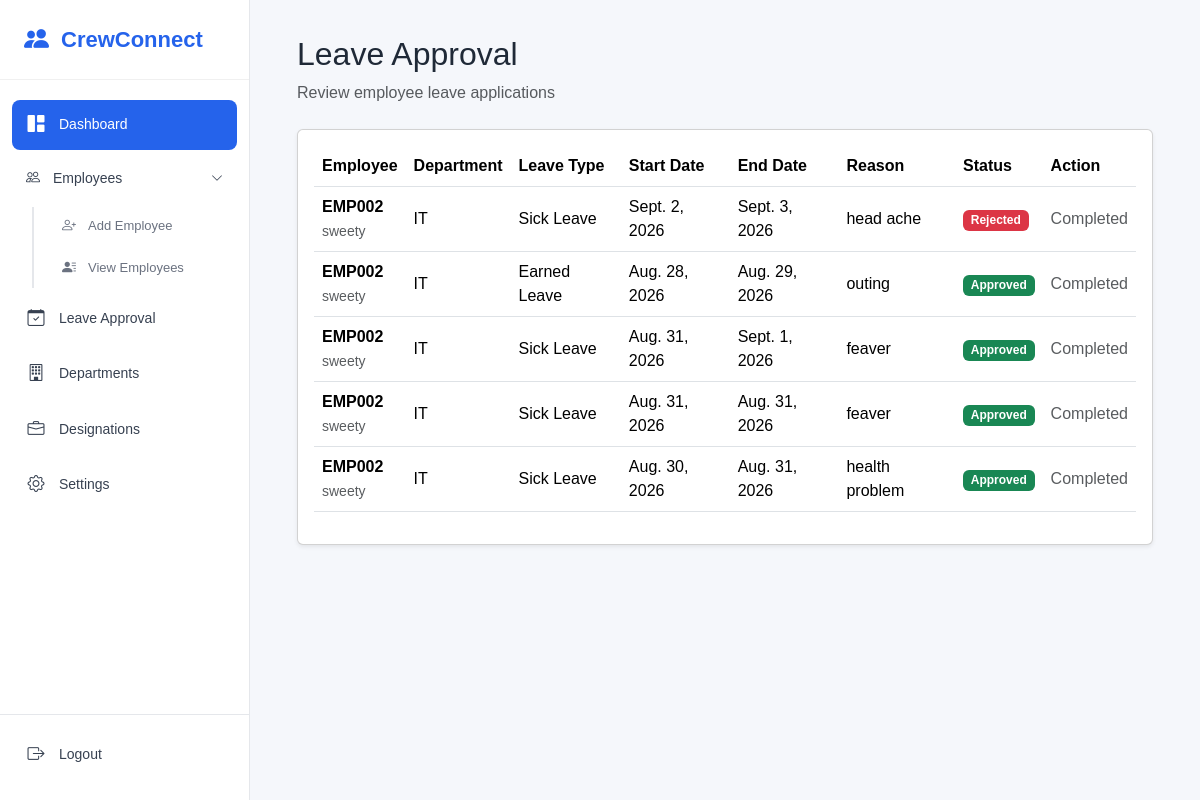
Screenshot of /leave_approve/ (signed in) with the database file from the repository.
### hr/models.py (models this page shows, shortened)
class Leave(models.Model):
    LEAVE_TYPES = [("EL", "Earned Leave"),("SL", "Sick Leave"),]
    STATUS_CHOICES = [("Pending", "Pending"),("Approved", "Approved"),("Rejected", "Rejected"),]
    employee = models.ForeignKey(Employee,on_delete=models.CASCADE,related_name="leaves")
    leave_type = models.CharField(max_length=10,choices=LEAVE_TYPES)
    start_date = models.DateField()
    end_date = models.DateField()
    reason = models.TextField()
    status = models.CharField(max_length=20,choices=STATUS_CHOICES,default="Pending")
    applied_date = models.DateTimeField(auto_now_add=True)

class Employee(models.Model):
    EMPLOYMENT_TYPES = [
        ("Permanent", "Permanent"), #("database_value", "display_value")
        ("Contract", "Contract"),
        ("Part-time", "Part-time"),
        ("Intern", "Intern"),
    ]
    user = models.OneToOneField(User,on_delete=models.CASCADE,null=True,blank=True) # for one user have one employee
    employee_id = models.CharField(max_length=20,unique=True)
    name = models.CharField(max_length=100)
    email = models.EmailField(unique=True)
    phone = models.CharField(max_length=15)
    department = models.ForeignKey(Department,on_delete=models.PROTECT) # we cannot delete any employees present in this dept
    designation = models.ForeignKey(Designation,on_delete=models.PROTECT)# we cannot delete any employees present in this design
    joining_date = models.DateField()
    employment_type = models.CharField(max_length=20,choices=EMPLOYMENT_TYPES)
    salary = models.DecimalField(max_digits=10,decimal_places=2)
    address = models.TextField()
    status = models.BooleanField(default=True)

class Department(models.Model):
    name = models.CharField(max_length=100, unique=True)

### hr/views.py (the view)
# urls.py: path("leave_approve/",views.leave_approve,name='leave_approve'),
@login_required
def leave_approve(request):
   if Employee.objects.filter(user=request.user).exists():
       return redirect("employee_dashboard")
   leaves = Leave.objects.select_related(
       "employee",
       "employee__department",
       "employee__designation"
   ).order_by("-applied_date")
   return render(
       request,
       "leave_approval.html",
       {
           "leaves": leaves,
           "is_employee": False,
       }
   )

### templates/leave_approval.html (shortened to what this page needs)
{% extends "base.html" %}
{% block content %}
<div class="container-fluid">
    <div class="mb-4">
        <h2>Leave Approval</h2>
        <p class="text-muted">
            Review employee leave applications
        </p>
    </div>
    <div class="card shadow-sm">
        <div class="card-body">
            {% if leaves %}
                <div class="table-responsive">
                    <table class="table table-hover align-middle">
                        <thead>
                            <tr>
                                <th>Employee</th>
                                <th>Department</th>
                                <th>Leave Type</th>
                                <th>Start Date</th>
                                <th>End Date</th>
                                <th>Reason</th>
                                <th>Status</th>
                                <th>Action</th>
                            </tr>
                        </thead>
                        <tbody>
                            {% for leave in leaves %}
                                <tr>
                                    <td>
                                        <strong>
                                            {{ leave.employee.employee_id }}
                                        </strong>
                                        <br>
                                        <small class="text-muted">
                                            {{ leave.employee.name }}
                                        </small>
                                    </td>
                                    <td>
                                        {{ leave.employee.department.name }}
                                    </td>
                                    <td>
                                        {{ leave.get_leave_type_display }}
                                    </td>
                                    <td>
                                        {{ leave.start_date }}
                                    </td>
                                    <td>
                                        {{ leave.end_date }}
                                    </td>
                                    <td>
                                        {{ leave.reason }}
                                    </td>
                                    <td>
                                        {% if leave.status == "Approved" %}
                                            <span class="badge bg-success">
                                                Approved
                                            </span>
                                        {% elif leave.status == "Rejected" %}
                                            <span class="badge bg-danger">
                                                Rejected
                                            </span>
                                        {% else %}
                                            <span class="badge bg-warning text-dark">
                                                Pending
                                            </span>
                                        {% endif %}
                                    </td>
                                    <td>
                                        {% if leave.status == "Pending" %}
                                            <form
                                                method="POST"
                                                action="{% url 'leave_action' leave.id %}"
                                                class="d-flex gap-2"
                                            >
                                                {% csrf_token %}
                                                <button
                                                    type="submit"
                                                    name="action"
                                                    value="approve"
                                                    class="btn btn-sm btn-success"
                                                >
                                                    Approve
                                                </button>
                                                <button
                                                    type="submit"
                                                    name="action"
                                                    value="reject"
                                                    class="btn btn-sm btn-danger"
                                                >
                                                    Reject
                                                </button>
                                            </form>
                                        {% else %}
                                            <span class="text-muted">
                                                Completed
                                            </span>
                                        {% endif %}
                                    </td>
                                </tr>
                            {% endfor %}
                        </tbody>
                    </table>
                </div>
            {% endif %}
        </div>
    </div>
</div>
{% endblock %}

### templates/base.html (shortened to what this page needs)
{% load static %}
<!DOCTYPE html>
<html lang="en">
<head>
    <link
        href="https://cdn.jsdelivr.net/npm/bootstrap@5.3.3/dist/css/bootstrap.min.css"
        rel="stylesheet"
    >
    <link
        rel="stylesheet"
        href="https://cdn.jsdelivr.net/npm/bootstrap-icons@1.11.3/font/bootstrap-icons.min.css"
    >
    {% block extra_css %}
    <link rel="stylesheet" href="{% static 'css/sidebar.css' %}">
    {% endblock %}
</head>
<body>
   {% if is_employee %}
    {% include "employee_sidebar.html" %}
{% else %}
    {% include "sidebar.html" %}
{% endif %}
    <div class="main-content">
        {% block content %}
        {% endblock %}
    </div>
</body>
</html>

### templates/sidebar.html (shortened to what this page needs)
<aside class="sidebar">
    <div class="logo">
        <i class="bi bi-people-fill"></i>
        <span>CrewConnect</span>
    </div>
    <nav class="sidebar-nav">
        <a href="{% url 'dashboard' %}" class="nav-item active">
            <i class="bi bi-grid-1x2-fill"></i>
            <span>Dashboard</span>
        </a>
        <div class="nav-section">
            <div class="nav-item">
                <div class="nav-item-left">
                    <i class="bi bi-people"></i>
                    <span>Employees</span>
                </div>
                <i class="bi bi-chevron-down"></i>
            </div>
            <div class="submenu">
                <a href="{% url 'employee_create' %}">
                    <i class="bi bi-person-plus"></i>
                    <span>Add Employee</span>
                </a>
                <a href="{% url 'employee_list' %}">
                    <i class="bi bi-person-lines-fill"></i>
                    <span>View Employees</span>
                </a>
            </div>
        </div>
        <a href="{% url 'leave_approve' %}" class="nav-item">
            <i class="bi bi-calendar-check"></i>
            <span>Leave Approval</span>
        </a>
        <a href="{% url 'department_list' %} " class="nav-item">
            <i class="bi bi-building"></i>
            <span>Departments</span>
        </a>
        <a href="{% url 'designation_list' %}" class="nav-item">
            <i class="bi bi-briefcase"></i>
            <span>Designations</span>
        </a>
        <a href="{% url 'settings' %}" class="nav-item">
            <i class="bi bi-gear"></i>
            <span>Settings</span>
        </a>
    </nav>
    <div class="sidebar-footer">
        <a href="{% url 'logout' %}" class="nav-item logout">
            <i class="bi bi-box-arrow-right"></i>
            <span>Logout</span>
        </a>
    </div>
</aside>

### static/css/sidebar.css (style rules this page uses)
* { margin: 0; padding: 0; box-sizing: border-box; }
body { font-family: Arial, sans-serif; background-color: #f5f7fb; color: #1f2937; }
.sidebar { width: 250px; height: 100vh; background-color: #ffffff; border-right: 1px solid #e5e7eb; position: fixed; left: 0; top: 0; display: flex; flex-direction: column; }
.logo { height: 80px; display: flex; align-items: center; padding: 0 24px; gap: 12px; font-size: 22px; font-weight: 700; color: #2563eb; border-bottom: 1px solid #f0f0f0; }
.logo i { font-size: 25px; }
.sidebar-nav { padding: 20px 12px; flex: 1; overflow-y: auto; }
.nav-item { display: flex; align-items: center; gap: 13px; width: 100%; padding: 12px 14px; margin-bottom: 6px; border-radius: 8px; color: #374151; text-decoration: none; font-size: 14px; cursor: pointer; transition: all 0.2s ease; }
.nav-item > i { width: 20px; text-align: center; font-size: 17px; }
.nav-item.active { background-color: #2563eb; color: #ffffff; }
.nav-section { margin-bottom: 6px; }
.nav-section > .nav-item { justify-content: flex-start; }
.nav-item-left { display: flex; align-items: center; gap: 13px; }
.nav-item .bi-chevron-down { margin-left: auto; width: auto; font-size: 12px; }
.submenu { margin-left: 20px; padding-left: 14px; border-left: 2px solid #e5e7eb; }
.submenu a { display: flex; align-items: center; gap: 10px; padding: 9px 12px; margin-bottom: 3px; color: #6b7280; text-decoration: none; font-size: 13px; border-radius: 6px; transition: all 0.2s ease; }
.submenu a i { width: 18px; text-align: center; font-size: 14px; }
.sidebar-footer { padding: 15px 12px; border-top: 1px solid #e5e7eb; }
.main-content { margin-left: 250px; width: calc(100% - 250px); padding: 35px; }

### rows the page displays
Leave: employee.employee_id "EMP002", employee.name "sweety", employee.department.name "IT", leave_type "Sick Leave", start_date "Sept. 2, 2026", end_date "Sept. 3, 2026", reason "head ache", status "Rejected"
Leave: employee.employee_id "EMP002", employee.name "sweety", employee.department.name "IT", leave_type "Earned Leave", start_date "Aug. 28, 2026", end_date "Aug. 29, 2026", reason "outing", status "Approved"
Leave: employee.employee_id "EMP002", employee.name "sweety", employee.department.name "IT", leave_type "Sick Leave", start_date "Aug. 31, 2026", end_date "Sept. 1, 2026", reason "feaver", status "Approved"
Leave: employee.employee_id "EMP002", employee.name "sweety", employee.department.name "IT", leave_type "Sick Leave", start_date "Aug. 31, 2026", end_date "Aug. 31, 2026", reason "feaver", status "Approved"
Leave: employee.employee_id "EMP002", employee.name "sweety", employee.department.name "IT", leave_type "Sick Leave", start_date "Aug. 30, 2026", end_date "Aug. 31, 2026", reason "health problem", status "Approved"
